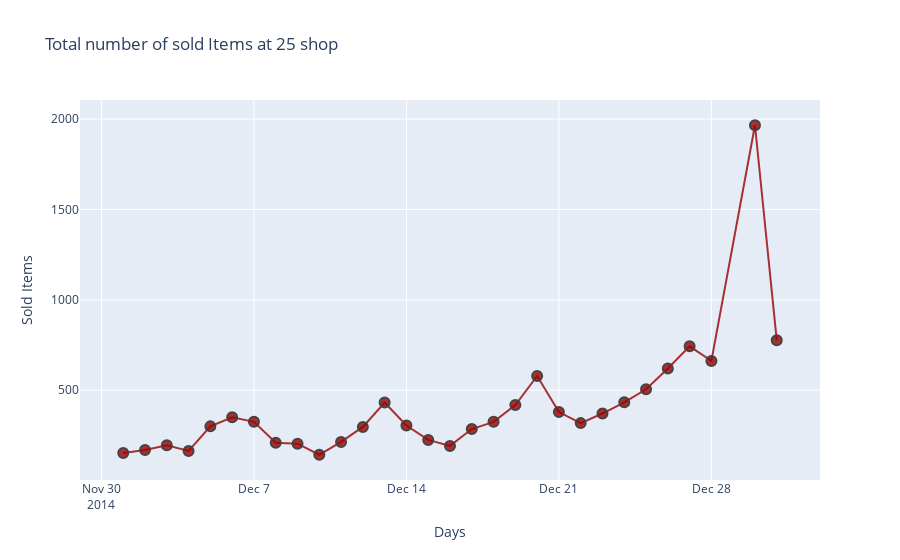

Source (notebook cell):
### Code cell
import plotly.graph_objects as go

fig = go.Figure(data = go.Scatter(x = Days, y = TotalNumberOfItemsSold, marker_color = 'rgba(152, 0, 0, .8)'))

fig.update_layout(title = 'Total number of sold Items at 25 shop')

fig.update_xaxes(title_text = 'Days')

fig.update_yaxes(title_text = 'Sold Items')

fig.update_traces(mode = 'markers + lines', marker_line_width = 2, marker_size = 10)

fig.show()

### Figure 1 — Plotly figure (JSON) as saved in the notebook; plotly's stock layout.template omitted (floating-point values rounded to 4 significant figures)
{"data": [{"marker": {"color": "rgba(152, 0, 0, .8)", "line": {"width": 2}, "size": 10}, "mode": "markers+lines", "type": "scatter", "x": ["2014-12-01T00:00:00", "2014-12-02T00:00:00", "2014-12-03T00:00:00", "2014-12-04T00:00:00", "2014-12-05T00:00:00", "2014-12-06T00:00:00", "2014-12-07T00:00:00", "2014-12-08T00:00:00", "2014-12-09T00:00:00", "2014-12-10T00:00:00", "2014-12-11T00:00:00", "2014-12-12T00:00:00", "2014-12-13T00:00:00", "2014-12-14T00:00:00", "2014-12-15T00:00:00", "2014-12-16T00:00:00", "2014-12-17T00:00:00", "2014-12-18T00:00:00", "2014-12-19T00:00:00", "2014-12-20T00:00:00", "2014-12-21T00:00:00", "2014-12-22T00:00:00", "2014-12-23T00:00:00", "2014-12-24T00:00:00", "2014-12-25T00:00:00", "2014-12-26T00:00:00", "2014-12-27T00:00:00", "2014-12-28T00:00:00", "2014-12-30T00:00:00", "2014-12-31T00:00:00"], "y": [153, 169, 195, 164, 300, 350, 325, 209, 204, 143, 214, 297, 432, 305, 225, 192, 285, 325, 418, 579, 379, 318, 371, 433, 505, 620, 743, 662, 1966, 776]}], "layout": {"title": {"text": "Total number of sold Items at 25 shop"}, "xaxis": {"title": {"text": "Days"}}, "yaxis": {"title": {"text": "Sold Items"}}}}
